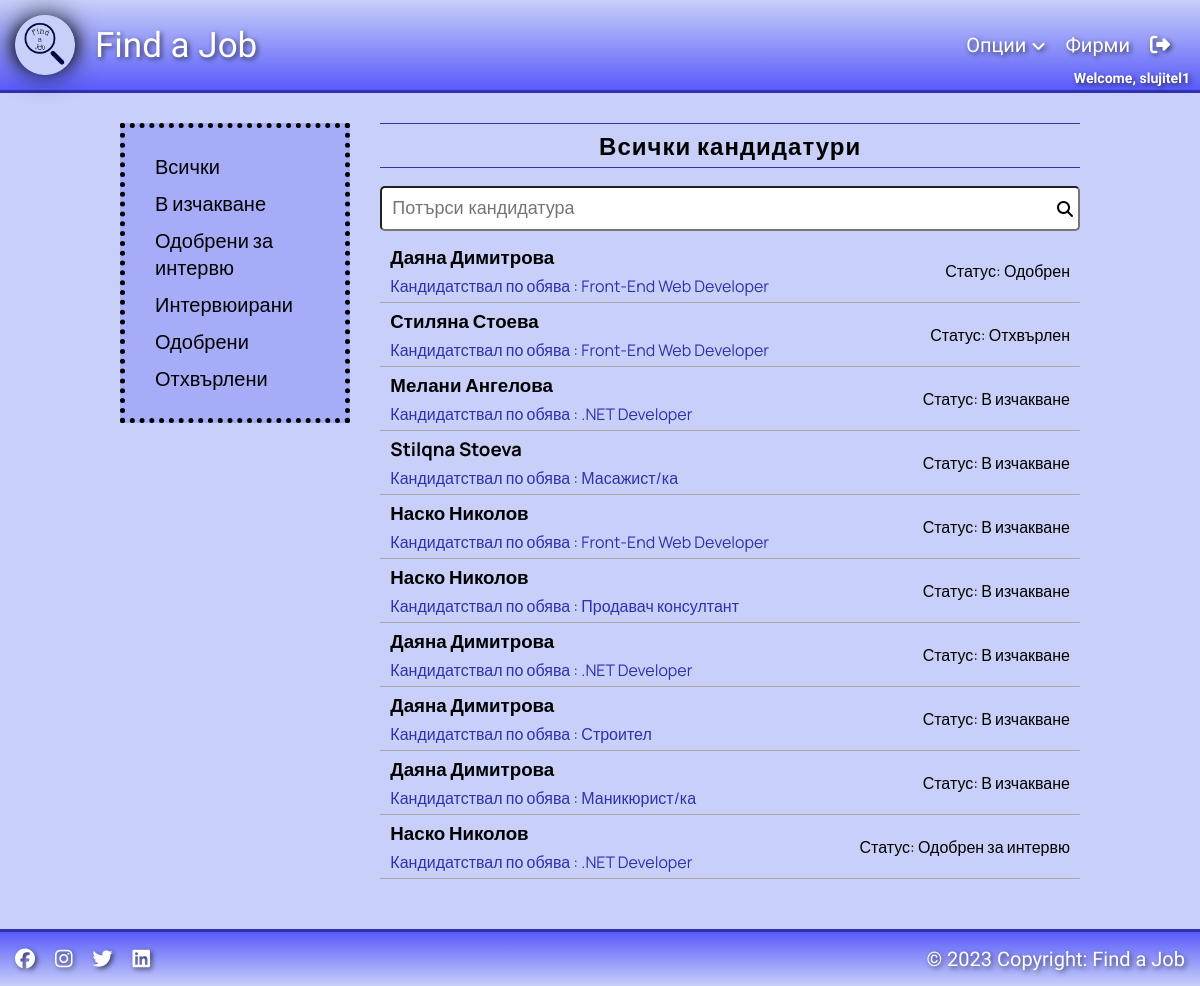
The app's page /view/front/profileHR/candidatesHR.php (signed in) with its own data.
### tables this page shows
CREATE TABLE `tb_candidates` (
  `id_c` int(11) NOT NULL,
  `firstname` varchar(50) DEFAULT NULL,
  `lastname` varchar(50) DEFAULT NULL,
  `email` varchar(50) DEFAULT NULL,
  `address` varchar(50) DEFAULT NULL,
  `city` int(50) DEFAULT NULL,
  `zipcode` int(11) DEFAULT NULL,
  `phone` varchar(15) DEFAULT NULL,
  `birthdate` date DEFAULT NULL,
  `workexperience` longtext DEFAULT NULL,
  `educationexperience` longtext DEFAULT NULL,
  `personalexperience` longtext DEFAULT NULL,
  `saved` tinyint(1) DEFAULT NULL,
  `profileid` int(11) DEFAULT NULL,
  `status` int(11) DEFAULT NULL,
  `jobid` int(11) DEFAULT NULL
);

CREATE TABLE `tb_jobs` (
  `id` int(11) NOT NULL,
  `title` varchar(255) DEFAULT NULL,
  `payment` decimal(10,0) DEFAULT NULL,
  `category` int(11) DEFAULT NULL,
  `city` int(11) DEFAULT NULL,
  `description` longtext DEFAULT NULL,
  `company` int(11) DEFAULT NULL,
  `expire_date` date DEFAULT NULL,
  `approved` tinyint(4) NOT NULL,
  `sentExpireEmail` int(1) NOT NULL
);

CREATE TABLE `tm_status` (
  `id` int(11) NOT NULL,
  `title` varchar(50) DEFAULT NULL
);

CREATE TABLE `tb_used_saved_candidates` (
  `id_usc` int(11) NOT NULL,
  `id_cand` int(11) NOT NULL,
  `id_profile` int(11) NOT NULL,
  `status` int(11) NOT NULL,
  `jobid` int(11) NOT NULL
);

### src/database/db.php (called while the page is built, shortened)
<?php
class Database
{
    private $host = "localhost";
    private $username = "root";
    private $password = "";
    private $db = "find_a_job";
    function connect()
    {
        return mysqli_connect($this->host, $this->username, $this->password, $this->db);
    }
    function query($sqlQuery)
    {
        $conn = $this->connect();
        return mysqli_query($conn, $sqlQuery);
    }
    function fetchQuery($query)
    {
        $resultArray    = array();
        $fetchResponse  = $this->query($query);
        while ($data = mysqli_fetch_array($fetchResponse)) {
            array_push($resultArray, $data);
        }
        return $resultArray;
    }
    function where($queryPropertyCollection)
    {
        $whereQueryArray = array();
        foreach ($queryPropertyCollection as $key => $value) {
            array_push($whereQueryArray, ("$key = $value"));
        }
        $whereQuery = implode(" AND ", $whereQueryArray);
        $query = "WHERE $whereQuery";
        return $this;
    }
}
$DB = new Database();

### src/controllers/front/profileHR/candidatesHRController.php (called while the page is built, shortened)
<?php
require_once  $_SERVER['DOCUMENT_ROOT'] . '/DR/src/database/db.php';
$query = "SELECT c.id_c,c.firstname,c.lastname,c.email,c.address,c.city,c.zipcode,c.phone,c.birthdate,c.workexperience,
        c.educationexperience,c.personalexperience,p.username,s.id,j.title,s.title as status from tb_candidates c
        join tm_status s on s.id = c.status
        join tb_register_client p on p.id = c.profileid
        join tb_jobs j on j.id = c.jobid ";
$query2 = "SELECT c.id_c,c.firstname,c.lastname,c.email,c.address,c.city,c.zipcode,c.phone,c.birthdate,c.workexperience,
        c.educationexperience,c.personalexperience,p.username,s.id,j.title,s.title as status,usc.id_usc from tb_used_saved_candidates usc
        join tm_status s on s.id = usc.status
        join tb_register_client p on p.id = usc.id_profile
        join tb_jobs j on j.id = usc.jobid
        join tb_candidates c on c.id_c = usc.id_cand ";
$queryОnhold            = $DB->newQueryStr($query)->where(array('s.id' => 5))->execute();
$queryRejected          = $DB->newQueryStr($query)->where(array('s.id' => 3))->execute();
$queryApproved          = $DB->newQueryStr($query)->where(array('s.id' => 4))->execute();
$queryОnhold2            = $DB->newQueryStr($query2)->where(array('s.id' => 5))->execute();
$queryApprovedInterview2 = $DB->newQueryStr($query2)->where(array('s.id' => 1))->execute();
$allresults = $DB->fetchQuery($query);
$results1 = $DB->fetchQuery($queryОnhold);
$results4 = $DB->fetchQuery($queryRejected);
$results5 = $DB->fetchQuery($queryApproved);
$allresults2 = $DB->fetchQuery($query2);
$results12 = $DB->fetchQuery($queryОnhold2);
$results22 = $DB->fetchQuery($queryApprovedInterview2);

### view/front/profileHR/candidatesHR.php (the view, shortened to what this page needs)
<?php include_once $_SERVER['DOCUMENT_ROOT'] . "/DR/view/layout/header.php"; ?>
<?php include_once $_SERVER['DOCUMENT_ROOT'] . "/DR/src/controllers/front/profileHR/candidatesHRController.php"; ?>
<?php if (isset($_SESSION['username']) && $_SESSION['role'] == 1) : ?>
    <div class="flex-start-xx w-80" id="removeClassHR">
        <ul id="status-candidates" class="candidates">
            <li id="all">Всички</li>
            <li id="onhold">В изчакване</li>
            <li id="approvedinterview">Одобрени за интервю</li>
            <li id="interviewed">Интервюирани</li>
            <li id="approved">Одобрени</li>
            <li id="rejected">Отхвърлени</li>
        </ul>
        <div class="list-candidates">
            <div class="all">
                <h2 class="mb10">Всички кандидатури</h2>
                <div class="form-group">
                    <input type="text" class="input searchbox" id="searchcandidateHR" placeholder="Потърси кандидатура">
                    <i class="fa-solid fa-magnifying-glass"></i>
                </div>
                <div id="listCandidates">
                    <?php for ($n = 0; $n < count($allresults); $n++) : ?>
                        <div class="flex-between-x list-jobs">
                            <a href="/DR/view/front/profileHR/detailsCandidateHR.php?id=<?php echo $allresults[$n]['id_c']; ?>">
                                <div>
                                    <h3><?php echo $allresults[$n]['firstname'] . " " . $allresults[$n]['lastname']; ?></h3>
                                    <p>Кандидатствал по обява : <?php echo $allresults[$n]['title']; ?></p>
                                </div>
                            </a>
                            <div>
                                <p>Статус: <?php echo $allresults[$n]['status']; ?></p>
                            </div>
                        </div>
                    <?php endfor; ?>
                    <?php if (!empty($allresults2)) : ?>
                        <?php for ($n = 0; $n < count($allresults2); $n++) : ?>
                            <div class="flex-between-x list-jobs">
                                <a href="/DR/view/front/profileHR/detailsCandidateHR.php?id_usc=<?php echo $allresults2[$n]['id_usc']; ?>">
                                    <div>
                                        <h3><?php echo $allresults2[$n]['firstname'] . " " . $allresults2[$n]['lastname']; ?></h3>
                                        <p>Кандидатствал по обява : <?php echo $allresults2[$n]['title']; ?></p>
                                    </div>
                                </a>
                                <div>
                                    <p>Статус: <?php echo $allresults2[$n]['status']; ?></p>
                                </div>
                            </div>
                        <?php endfor; ?>
                    <?php endif; ?>
                </div>
            </div>
        </div>
    </div>
<?php else : header('location: /DR/view/front/home.php'); ?>
<?php endif; ?>
<?php include_once $_SERVER['DOCUMENT_ROOT'] . "/DR/view/layout/footer.php"; ?>

### assets/css/layout.css (style rules this page uses)
:root { --bg-color: rgb(200, 207, 248); --blue-main: rgb(47, 49, 175); }
* { margin: 0; padding: 0; }
a, abbr { color: #000; text-decoration: none; }
.mb10 { margin-bottom: 10px; }
.w-80 { width: 80%; }
.flex-between-x { display: flex; justify-content: space-between; align-items: center; }
.flex-start-xx { display: flex; justify-content: flex-start; }

### assets/css/style.css (style rules this page uses)
.input, .login input, .login #btn-login, .signup input, .signup #btn-signup-client, .signup #btn-signup-company, .signup-content #upload-logo+label, #btn-email-forgotten, #btn-renew-pass, .change-pass input, .change-pass #btn-login, .delete-profile #btn-delete-profile, .delete-profile input { width: 300px; border-radius: 5px; padding: 10px; margin: 8px 0; font-size: 18px; outline: none; box-sizing: border-box; }
.input { width: 100%; }
.form-group { display: flex; flex-direction: column; position: relative; }
h2 { text-align: center; width: 100%; padding: 5px 0; border-bottom: 1px solid rgb(47, 49, 175); border-top: 1px solid rgb(47, 49, 175); letter-spacing: 1px; }
.searchbox { position: relative; padding-right: 20px; }
.fa-magnifying-glass { position: absolute; top: 23px; right: 7px; cursor: pointer; }
.list-jobs { border-bottom: 1px solid darkgray; padding: 0 10px; }
.list-jobs p:nth-child(2) { color: rgb(47, 49, 175); }
.candidates { padding: 20px 30px; margin: 30px 0; border: 5px dotted #000; background-color: #A6ACF8; width: 220px; height: 250px; }
.candidates li { list-style: none; padding: 5px 0; font-size: 20px; position: relative; }
.candidates li:after { content: ''; position: absolute; width: 100%; transform: scaleX(0); height: 2px; bottom: 0; left: 0; background-color: #000000; transform-origin: bottom right; transition: transform 0.4s ease-out; }
.list-candidates { margin-left: 30px; margin-top: 30px; width: 100%; margin-bottom: 50px; }
.list-candidates .list-jobs h3, .list-candidates .list-jobs p { margin: 5px 0; }

### records on screen
tb_candidates: firstname "Даяна", lastname "Димитрова", jobid.title "Front-End Web Developer", status.title "Одобрен"
tb_candidates: firstname "Стиляна", lastname "Стоева", jobid.title "Front-End Web Developer", status.title "Отхвърлен"
tb_candidates: firstname "Мелани", lastname "Ангелова", jobid.title ".NET Developer", status.title "В изчакване"
tb_candidates: firstname "Stilqna", lastname "Stoeva", jobid.title "Масажист/ка", status.title "В изчакване"
tb_candidates: firstname "Наско", lastname "Николов", jobid.title "Front-End Web Developer", status.title "В изчакване"
tb_candidates: firstname "Наско", lastname "Николов", jobid.title "Продавач консултант", status.title "В изчакване"
tb_used_saved_candidates: id_cand.firstname "Даяна", id_cand.lastname "Димитрова", jobid.title ".NET Developer", status.title "В изчакване"
tb_used_saved_candidates: id_cand.firstname "Даяна", id_cand.lastname "Димитрова", jobid.title "Строител", status.title "В изчакване"
tb_used_saved_candidates: id_cand.firstname "Даяна", id_cand.lastname "Димитрова", jobid.title "Маникюрист/ка", status.title "В изчакване"
tb_used_saved_candidates: id_cand.firstname "Наско", id_cand.lastname "Николов", jobid.title ".NET Developer", status.title "Одобрен за интервю"

### other values on screen
$_SESSION['username'] "slujitel1"
